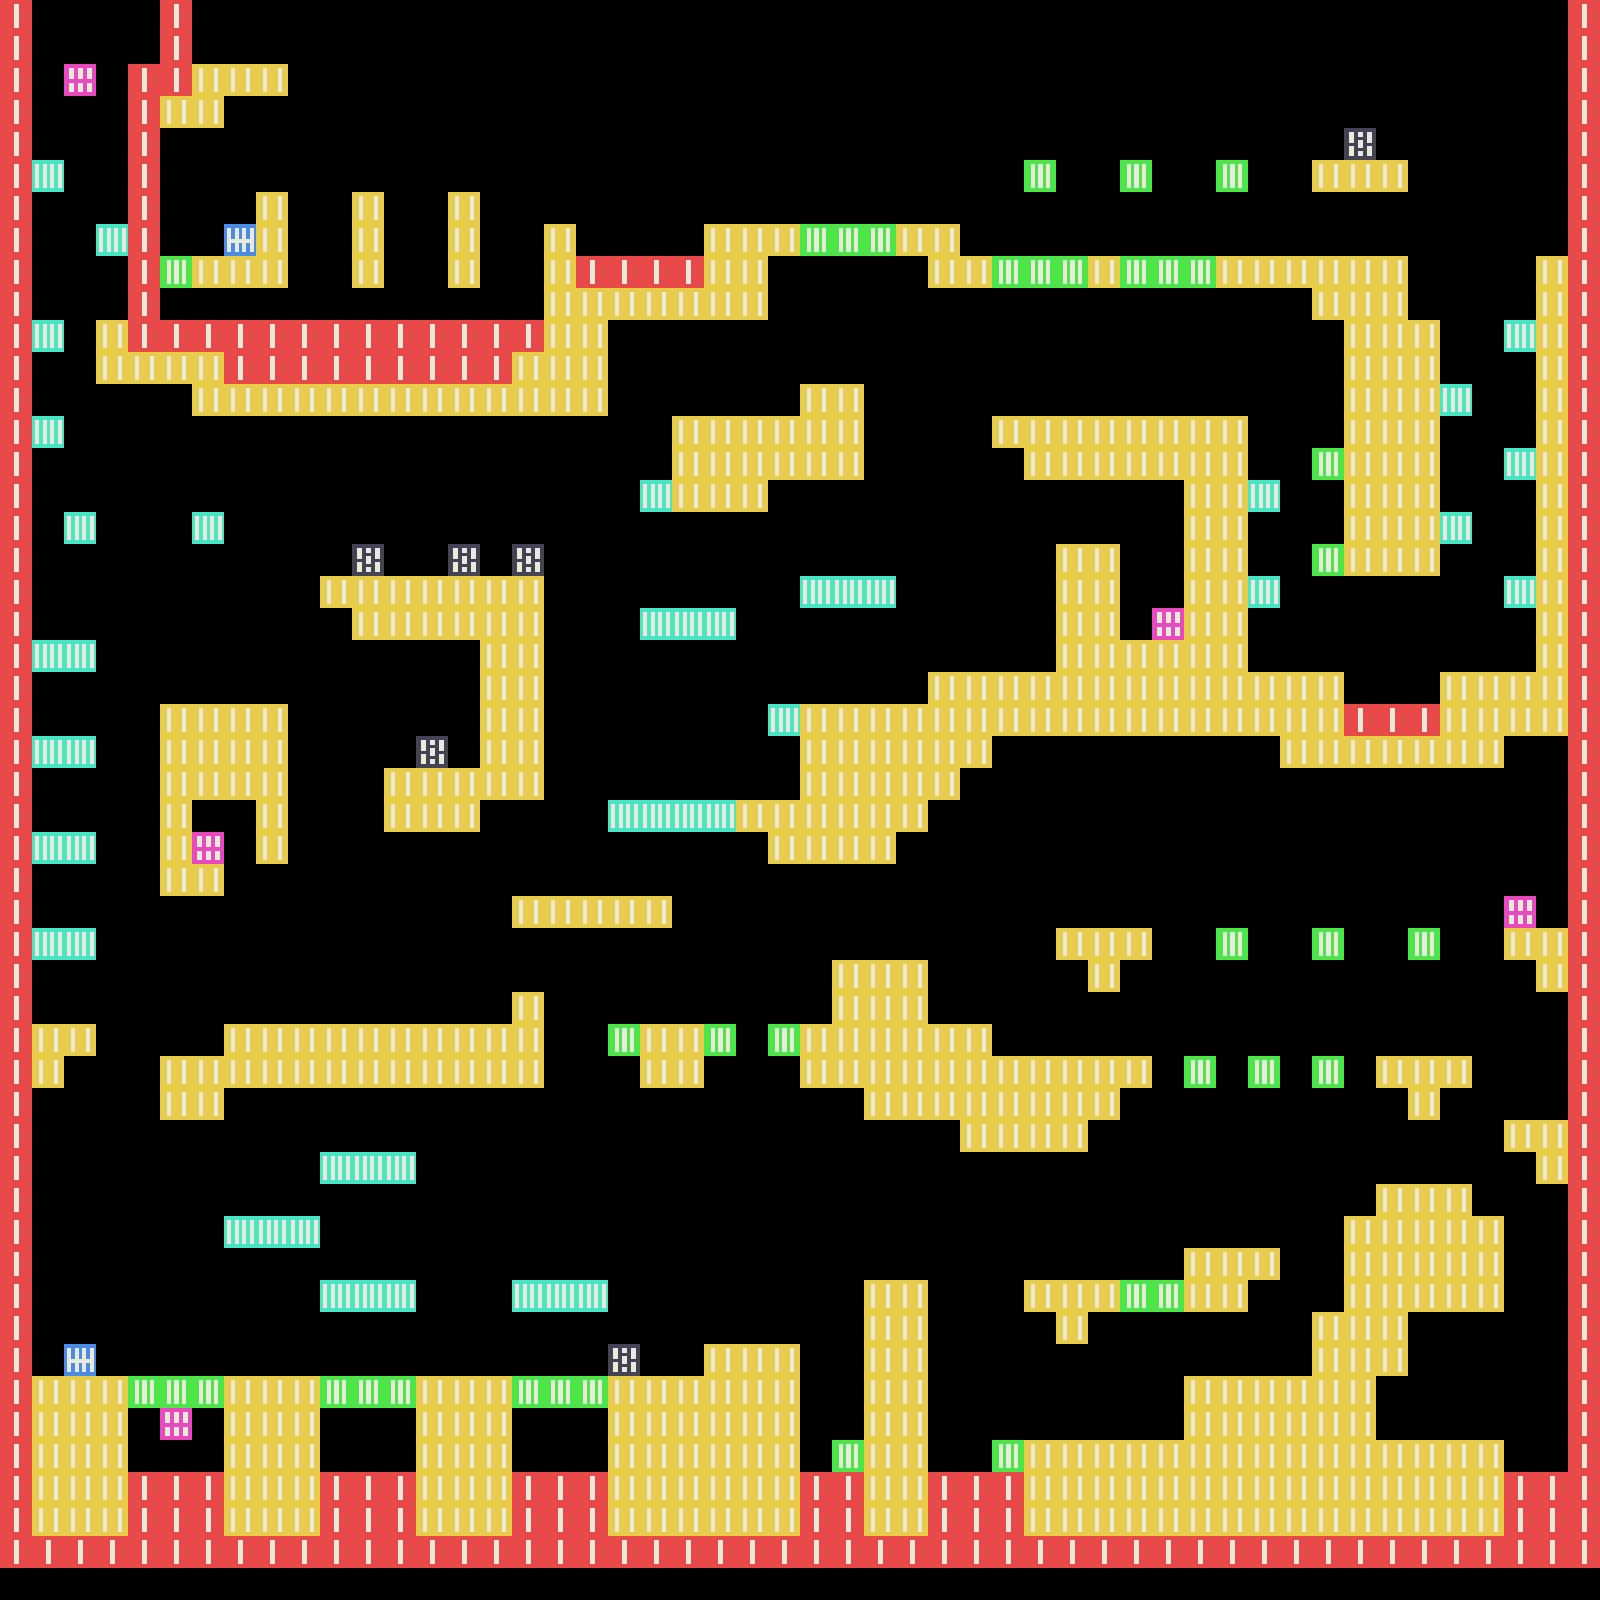

This game map was drawn from its Tiled (.tmx) file and the tilesets committed beside it. A one-line description and the full map source follow:
An orthogonal 50x50 tile map with 32x32 px tiles, 1 tile layer (Tile Layer 1) and 28 objects (28x solid).

<map version="1.0" orientation="orthogonal" renderorder="left-down" width="50" height="50" tilewidth="32" tileheight="32" nextobjectid="33">
 <tileset firstgid="1" name="main" tilewidth="32" tileheight="32" tilecount="9">
  <image source="../assets/images/test-tiles.png" width="96" height="96" />
 </tileset>
 <layer name="Tile Layer 1" width="50" height="50">
  <data encoding="csv">
1,8,8,8,8,1,8,8,8,8,8,8,8,8,8,8,8,8,8,8,8,8,8,8,8,8,8,8,8,8,8,8,8,8,8,8,8,8,8,8,8,8,8,8,8,8,8,8,8,1,
1,0,0,0,0,1,0,0,0,0,0,8,0,0,0,0,0,0,0,0,0,0,0,0,0,0,0,0,0,0,0,0,0,0,0,0,0,0,0,0,0,0,0,0,0,0,0,0,0,1,
1,0,6,8,1,1,2,2,2,0,0,8,0,0,0,0,0,0,0,0,0,0,0,0,0,0,0,0,0,0,0,0,0,0,0,0,0,0,0,0,0,0,0,0,0,0,0,0,0,1,
1,0,0,8,1,2,2,8,0,0,0,8,0,0,0,0,0,0,0,0,0,0,0,0,0,0,0,0,0,0,0,0,0,0,0,0,0,0,0,0,0,0,0,0,0,0,0,0,0,1,
1,0,0,8,1,0,0,8,0,0,0,8,0,0,0,0,0,0,0,0,0,0,0,0,0,0,0,0,0,0,0,0,0,0,0,0,0,0,0,0,0,0,7,0,0,0,0,0,0,1,
1,4,0,8,1,0,0,0,0,0,0,8,0,0,0,0,0,0,0,0,0,0,0,0,0,0,0,0,0,0,0,0,3,0,0,3,0,0,3,0,0,2,2,2,0,0,0,0,0,1,
1,0,0,8,1,0,0,8,2,0,0,2,0,0,2,0,0,0,0,0,0,0,0,0,0,0,0,0,0,0,0,0,0,0,0,0,0,0,0,0,0,0,0,0,0,0,0,0,0,1,
1,0,0,4,1,0,0,5,2,0,8,2,0,0,2,0,0,2,0,0,0,0,2,2,2,3,3,3,2,2,0,0,0,0,0,0,0,0,0,0,0,0,0,0,0,0,0,0,0,1,
1,0,0,8,1,3,2,2,2,0,0,2,0,0,2,0,0,2,1,1,1,1,2,2,0,0,0,0,0,2,2,3,3,3,2,3,3,3,2,2,2,2,2,2,0,0,0,8,2,1,
1,0,0,8,1,0,8,8,8,0,0,0,0,0,0,0,0,2,2,2,2,2,2,2,0,0,0,0,0,0,0,0,0,0,0,0,0,0,0,0,0,2,2,2,0,0,0,0,2,1,
1,4,8,2,1,1,1,1,1,1,1,1,1,1,1,1,1,2,2,8,8,8,8,0,0,0,0,0,0,0,0,0,0,0,0,0,0,0,0,0,0,0,2,2,2,0,0,4,2,1,
1,0,8,2,2,2,2,1,1,1,1,1,1,1,1,1,2,2,2,8,8,0,0,0,0,0,0,0,0,0,0,0,0,0,0,0,0,0,0,0,0,0,2,2,2,8,0,0,2,1,
1,0,0,0,0,0,2,2,2,2,2,2,2,2,2,2,2,2,2,0,0,0,0,0,0,2,2,0,0,0,0,0,0,0,0,0,0,0,0,0,0,0,2,2,2,4,0,0,2,1,
1,4,0,0,0,0,0,0,0,0,0,0,0,0,0,0,0,0,0,0,0,2,2,2,2,2,2,0,0,0,0,2,2,2,2,2,2,2,2,0,0,0,2,2,2,0,0,0,2,1,
1,0,0,0,0,0,0,0,0,0,0,0,0,0,0,0,0,0,0,0,0,2,2,2,2,2,2,0,0,0,0,0,2,2,2,2,2,2,2,0,0,3,2,2,2,0,8,4,2,1,
1,0,0,0,0,0,0,0,0,0,0,0,0,8,8,0,0,0,8,8,4,2,2,2,8,8,8,0,0,0,0,0,0,8,8,8,8,2,2,4,0,0,2,2,2,0,0,0,2,1,
1,0,4,0,0,0,4,0,0,0,0,0,0,8,8,0,0,0,0,0,0,0,0,0,0,0,0,0,0,0,0,0,0,8,8,8,8,2,2,0,0,0,2,2,2,4,0,0,2,1,
1,0,0,0,0,0,0,0,0,0,0,7,0,8,7,0,7,0,0,0,0,0,0,0,0,8,8,8,0,0,0,0,0,2,2,8,8,2,2,0,0,3,2,2,2,0,0,0,2,1,
1,0,0,0,0,0,0,0,0,0,2,2,2,2,2,2,2,0,0,0,0,0,0,0,0,4,4,4,8,0,0,0,0,2,2,8,8,2,2,4,0,0,0,0,0,0,0,4,2,1,
1,0,0,0,0,0,0,0,0,0,0,2,2,2,2,2,2,0,0,0,4,4,4,8,0,0,0,0,0,0,0,0,0,2,2,8,6,2,2,0,0,0,0,0,0,0,0,0,2,1,
1,4,4,0,0,0,0,0,0,0,0,0,0,0,0,2,2,0,0,0,0,0,0,0,0,0,0,0,0,0,0,0,0,2,2,2,2,2,2,0,0,0,0,0,0,0,0,0,2,1,
1,0,0,0,0,0,0,0,0,0,0,0,0,0,0,2,2,0,0,0,0,0,0,0,0,0,0,0,0,2,2,2,2,2,2,2,2,2,2,2,2,2,8,8,8,2,2,2,2,1,
1,0,0,0,0,2,2,2,2,0,0,0,0,0,0,2,2,0,0,0,0,0,0,0,4,2,2,2,2,2,2,2,2,2,2,2,2,2,2,2,2,2,1,1,1,2,2,2,2,1,
1,4,4,0,0,2,2,2,2,0,0,0,0,7,0,2,2,0,0,0,0,0,0,0,0,2,2,2,2,2,2,0,0,0,0,0,0,0,0,0,2,2,2,2,2,2,2,0,0,1,
1,0,0,0,0,2,2,2,2,0,0,0,2,2,2,2,2,0,0,0,0,8,0,0,0,2,2,2,2,2,0,0,0,0,0,0,0,0,0,0,0,0,0,0,0,0,0,0,0,1,
1,0,0,0,0,2,9,9,2,0,0,0,2,2,2,0,0,0,0,4,4,4,4,2,2,2,2,2,2,0,0,0,0,0,0,0,0,0,0,0,0,0,0,0,0,0,0,0,0,1,
1,4,4,0,0,2,6,9,2,0,0,0,8,8,8,0,0,0,0,0,0,0,0,0,2,2,2,2,0,0,0,0,0,0,0,0,0,0,0,0,0,0,0,0,0,0,0,0,0,1,
1,0,0,0,0,2,2,0,0,0,0,0,0,0,0,0,0,0,0,0,0,0,0,0,0,0,0,0,0,0,0,0,0,0,0,0,0,0,0,0,0,0,0,0,0,0,0,0,0,1,
1,0,0,0,0,0,0,0,0,0,0,0,0,0,0,0,2,2,2,2,2,0,0,0,0,0,0,0,0,0,0,0,0,0,0,0,0,0,0,0,0,0,0,0,0,0,0,6,0,1,
1,4,4,0,0,0,0,0,0,0,0,0,0,0,0,0,0,0,0,0,0,0,0,0,0,0,0,0,0,0,0,0,0,2,2,2,0,0,3,0,0,3,0,0,3,0,0,2,2,1,
1,0,0,0,0,0,0,0,0,0,0,0,0,0,0,0,0,0,0,0,0,0,0,0,0,0,2,2,2,0,0,0,0,0,2,0,0,0,0,0,0,0,0,0,0,0,0,0,2,1,
1,0,0,0,0,0,0,0,0,0,0,0,0,0,0,0,2,0,0,0,0,0,0,0,0,0,2,2,2,0,0,0,0,0,0,0,0,0,0,0,0,0,0,0,0,0,0,0,0,1,
1,2,2,0,0,8,8,2,2,2,2,2,2,2,2,2,2,0,0,3,2,2,3,0,3,2,2,2,2,2,2,0,0,0,0,0,0,0,0,0,0,0,0,0,0,0,0,0,0,1,
1,2,0,0,0,2,2,2,2,2,2,2,2,2,2,2,2,0,0,0,2,2,0,0,0,2,2,2,2,2,2,2,2,2,2,2,0,3,0,3,0,3,0,2,2,2,0,0,0,1,
1,0,0,0,0,2,2,0,0,0,0,0,0,0,0,0,0,0,0,0,0,0,0,0,0,0,0,2,2,2,2,2,2,2,2,0,0,0,0,0,0,0,0,0,2,0,0,0,0,1,
1,0,0,0,0,0,0,0,0,0,0,0,0,0,0,0,0,0,0,0,0,0,0,0,0,0,0,0,0,0,2,2,2,2,0,0,0,0,0,0,0,0,0,0,0,0,0,2,2,1,
1,0,0,0,0,0,0,0,0,0,4,4,4,0,0,0,0,0,0,0,0,0,0,0,0,0,0,0,0,0,0,0,0,0,0,0,0,0,0,0,0,0,0,0,0,0,0,0,2,1,
1,0,0,0,0,0,0,8,0,0,0,0,0,0,0,0,0,0,0,0,0,0,0,0,0,0,0,0,0,0,0,0,0,0,0,0,0,0,0,0,0,0,0,2,2,2,0,0,0,1,
1,0,0,0,0,0,8,4,4,4,0,0,0,0,0,0,0,0,0,0,0,0,0,0,0,0,0,0,0,0,0,0,0,0,0,0,0,0,0,0,0,0,2,2,2,2,2,0,0,1,
1,0,0,0,0,0,0,0,0,0,0,0,0,0,0,0,0,0,0,0,0,0,0,0,0,0,0,0,0,0,0,0,0,0,0,0,0,2,2,2,0,8,2,2,2,2,2,0,0,1,
1,0,0,0,0,0,0,0,0,0,4,4,4,0,0,0,4,4,4,0,0,0,0,0,0,0,0,2,2,0,0,0,2,2,2,3,3,2,2,8,0,8,2,2,2,2,2,0,0,1,
1,0,0,0,0,0,0,0,0,0,0,0,0,0,0,0,0,0,0,0,0,0,0,0,0,0,0,2,2,0,0,0,8,2,8,0,0,0,0,0,0,2,2,2,0,0,0,0,0,1,
1,0,5,0,0,0,0,0,8,0,0,0,0,0,8,0,0,0,0,7,0,0,2,2,2,0,0,2,2,0,0,0,8,8,8,0,0,0,0,0,0,2,2,2,0,0,0,0,0,1,
1,2,2,2,3,3,3,2,2,2,3,3,3,2,2,2,3,3,3,2,2,2,2,2,2,0,0,2,2,0,0,0,0,0,0,0,0,2,2,2,2,2,2,0,0,0,0,0,0,1,
1,2,2,2,0,6,0,2,2,2,0,0,0,2,2,2,0,0,8,2,2,2,2,2,2,8,8,2,2,0,0,0,0,0,0,0,0,2,2,2,2,2,2,0,0,0,0,8,8,1,
1,2,2,2,8,8,8,2,2,2,8,8,8,2,2,2,8,8,8,2,2,2,2,2,2,8,3,2,2,8,8,3,2,2,2,2,2,2,2,2,2,2,2,2,2,2,2,8,8,1,
1,2,2,2,1,1,1,2,2,2,1,1,1,2,2,2,1,1,1,2,2,2,2,2,2,1,1,2,2,1,1,1,2,2,2,2,2,2,2,2,2,2,2,2,2,2,2,1,1,1,
1,2,2,2,1,1,1,2,2,2,1,1,1,2,2,2,1,1,1,2,2,2,2,2,2,1,1,2,2,1,1,1,2,2,2,2,2,2,2,2,2,2,2,2,2,2,2,1,1,1,
1,1,1,1,1,1,1,1,1,1,1,1,1,1,1,1,1,1,1,1,1,1,1,1,1,1,1,1,1,1,1,1,1,1,1,1,1,1,1,1,1,1,1,1,1,1,1,1,1,1,
0,0,0,0,0,0,0,0,0,0,0,0,0,0,0,0,0,0,0,0,0,0,0,0,0,0,0,0,0,0,0,0,0,0,0,0,0,0,0,0,0,0,0,0,0,0,0,0,0,0
</data>
 </layer>
 <objectgroup name="Object Layer 1">
  <object id="3" type="solid" x="512" y="992" width="32" height="96" />
  <object id="4" type="solid" x="224" y="1024" width="288" height="64" />
  <object id="5" type="solid" x="160" y="1056" width="64" height="64">
   <properties>
    <property name="friction" value="1.0" />
   </properties>
  </object>
  <object id="7" type="solid" x="32" y="1376" width="96" height="160" />
  <object id="8" type="solid" x="224" y="1376" width="96" height="160" />
  <object id="9" type="solid" x="416" y="1376" width="96" height="160" />
  <object id="10" type="solid" x="608" y="1376" width="96" height="160" />
  <object id="11" type="solid" x="704" y="1344" width="96" height="192" />
  <object id="12" type="solid" x="864" y="1280" width="64" height="256" />
  <object id="14" type="solid" x="1024" y="1440" width="480" height="96" />
  <object id="15" type="solid" x="1184" y="1376" width="192" height="64" />
  <object id="16" type="solid" x="1312" y="1312" width="96" height="64" />
  <object id="17" type="solid" x="1344" y="1216" width="160" height="96" />
  <object id="18" type="solid" x="1376" y="1184" width="96" height="32" />
  <object id="19" type="solid" x="1504" y="1120" width="64" height="32" />
  <object id="20" type="solid" x="1536" y="1152" width="32" height="32" />
  <object id="21" type="solid" x="1504" y="928" width="64" height="32" />
  <object id="22" type="solid" x="1536" y="960" width="32" height="32" />
  <object id="23" type="solid" x="1376" y="1056" width="96" height="32" />
  <object id="24" type="solid" x="1408" y="1088" width="32" height="32" />
  <object id="25" type="solid" x="832" y="960" width="96" height="64" />
  <object id="26" type="solid" x="800" y="1024" width="192" height="32" />
  <object id="27" type="solid" x="800" y="1056" width="352" height="32" />
  <object id="28" type="solid" x="864" y="1088" width="256" height="32" />
  <object id="29" type="solid" x="960" y="1120" width="128" height="32" />
  <object id="30" type="solid" x="1056" y="928" width="96" height="32" />
  <object id="31" type="solid" x="1088" y="960" width="32" height="32" />
  <object id="32" type="solid" x="640" y="1024" width="64" height="64" />
 </objectgroup>
</map>